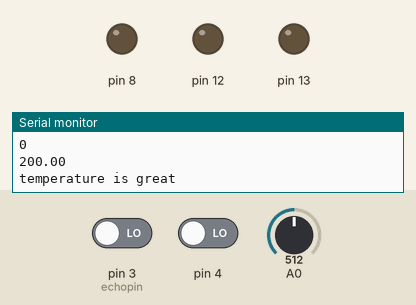
This sketch was run on a simulated Arduino Uno, built with avr-gcc and run on an emulated ATmega328P. On the bench: output pins drawn as LEDs (lit = HIGH), the last lines printed to the serial monitor. The test bench sets the inputs (shaded band); at power-on: pin 4 LOW, pin 3 (echopin) LOW, A0 = 512. Pins used as bus, display or sensor lines are not drawn.

Above: at 2.9 s.
3.0 s: pin 4 driven HIGH
At 3.9 s:
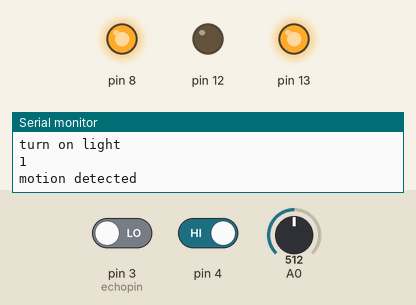
Timing chart, 0 to 6.0 s (numbered marks = the images above; inputs shaded):
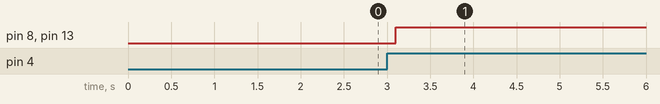

The sketch:

Assignment_1_code.ino
```cpp
int trigpin=2;
int echopin=3;
int distance;
void setup()
{
  Serial.begin(9600);
  pinMode(4,INPUT);
  pinMode(8,OUTPUT);
  pinMode(13,OUTPUT);
  pinMode(trigpin,OUTPUT);
  pinMode(echopin,INPUT);
  pinMode(12,OUTPUT);
}
void loop()
{
  int pir=digitalRead(4);
  Serial.println(pir);
  if(pir)
  {
    digitalWrite(13,HIGH);
    Serial.println("motion detected");
  }
  delay(1000);

  double val=analogRead(A0);
  double temp=(((val/1024)*5)-0.5)*100;
  Serial.println(temp);
  if(temp>25)
    Serial.println("temperature is great");
  delay(1000);

  digitalWrite(trigpin,LOW);
  digitalWrite(trigpin,HIGH);
  delay(100);
  digitalWrite(trigpin,LOW);
  float dur = pulseIn(echopin,HIGH);
  float dis =(dur*0.0343)/2;
  Serial.print("distance:");
  Serial.print(dis);
  Serial.println("cm");
  if(distance<100)
  {
    digitalWrite(8,HIGH);
    Serial.println("turn on light");
  }
  else
    Serial.println("turn off the light");
  if(dis>=100)
  {
    for(int i=0;i<=30000;i+10)
    {
     tone(12,i);
     delay(1000);
     noTone(12);
     delay(1000);
    }
   }
  }
```

Measured:
- after the input at 3.0 s, pin 13: LOW → HIGH after 0.10 s
